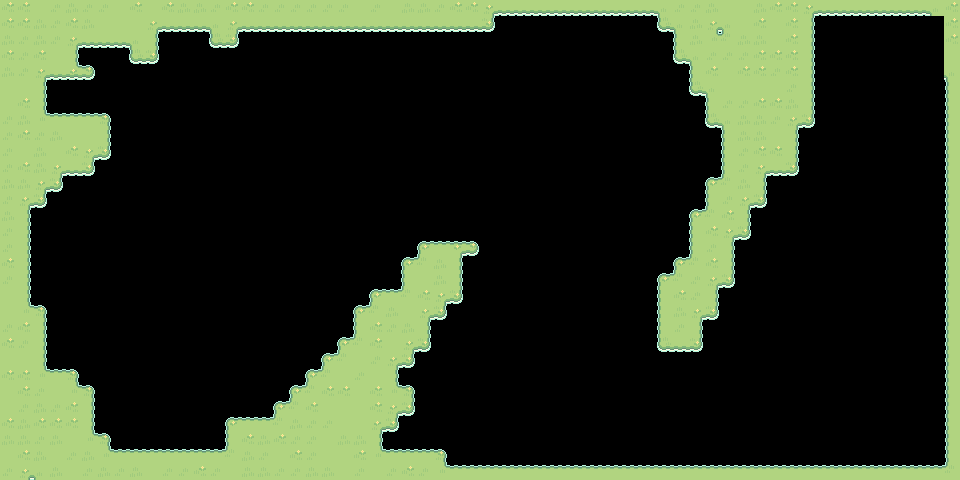

Tiled map render using the project's own tile images. Description and the whole map definition, tile-layer contents included, below:
An orthogonal 60x30 tile map with 16x16 px tiles, 1 tile layer (terrain), 2 tilesets and 3 objects (finish-line, ball-spawn).

<map version="1.10" tiledversion="1.12.2" orientation="orthogonal" renderorder="right-down" width="60" height="30" tilewidth="16" tileheight="16" infinite="0" nextlayerid="3" nextobjectid="7">
 <properties>
  <property name="boost_line-capacity" type="float" value="20000" />
  <property name="cannon-count" type="int" value="3" />
  <property name="line-capacity" type="float" value="20000" />
 </properties>
 <tileset firstgid="1" source="tileset.tsx" />
 <tileset firstgid="289" source="../background/images.tsx" />
 <objectgroup id="2" name="game" opacity="0.37">
  <object id="2" name="finish-line" x="825.515" y="18.2982">
   <polygon points="0,0 -5.51514,105.702 115.818,105.702 115.818,-2.29788" />
  </object>
  <object id="3" name="ball-spawn" x="180" y="126.667">
   <point />
  </object>
  <object id="6" gid="289" x="-0.333333" y="480.333" width="962" height="480.667" />
 </objectgroup>
 <layer id="1" name="terrain" width="60" height="30">
  <data encoding="csv">
15,15,13,16,14,16,16,13,15,13,15,14,14,16,15,15,16,16,16,16,16,16,13,16,13,14,14,16,15,15,55,82,82,82,82,82,82,82,82,82,82,54,16,16,14,13,13,14,15,15,55,82,82,82,82,82,82,82,54,15,
15,15,14,16,15,14,13,13,13,55,82,82,82,54,55,82,82,82,82,82,82,82,82,82,82,82,82,82,82,82,84,86,86,86,86,86,86,86,86,86,86,81,54,14,55,54,13,15,13,15,60,86,86,86,86,86,86,86,0,15,
14,16,14,16,55,82,82,82,54,60,86,86,86,81,84,86,86,86,86,86,86,86,86,86,86,86,86,86,86,86,86,86,86,86,86,86,86,86,86,86,86,86,33,14,31,30,14,14,13,15,60,86,86,86,86,86,86,86,0,15,
15,16,15,13,60,86,86,86,81,84,86,86,86,86,86,86,86,86,86,86,86,86,86,86,86,86,86,86,86,86,86,86,86,86,86,86,86,86,86,86,86,86,81,54,16,16,16,15,15,15,60,86,86,86,86,86,86,86,0,13,
14,16,55,82,79,76,86,86,86,86,86,86,86,86,86,86,86,86,86,86,86,86,86,86,86,86,86,86,86,86,86,86,86,86,86,86,86,86,86,86,86,86,86,33,15,13,15,15,16,15,60,86,86,86,86,86,86,86,0,54,
13,13,60,86,86,86,86,86,86,86,86,86,86,86,86,86,86,86,86,86,86,86,86,86,86,86,86,86,86,86,86,86,86,86,86,86,86,86,86,86,86,86,86,81,54,13,13,13,13,16,60,86,86,86,86,86,86,86,0,33,
13,15,60,86,86,86,86,86,86,86,86,86,86,86,86,86,86,86,86,86,86,86,86,86,86,86,86,86,86,86,86,86,86,86,86,86,86,86,86,86,86,86,86,86,33,16,16,15,15,14,60,86,86,86,86,86,86,86,86,33,
16,14,31,11,11,11,12,86,86,86,86,86,86,86,86,86,86,86,86,86,86,86,86,86,86,86,86,86,86,86,86,86,86,86,86,86,86,86,86,86,86,86,86,86,81,54,14,14,16,55,84,86,86,86,86,86,86,86,86,33,
16,15,16,14,13,13,60,86,86,86,86,86,86,86,86,86,86,86,86,86,86,86,86,86,86,86,86,86,86,86,86,86,86,86,86,86,86,86,86,86,86,86,86,86,86,33,14,14,13,60,86,86,86,86,86,86,86,86,86,33,
16,13,14,13,15,55,84,86,86,86,86,86,86,86,86,86,86,86,86,86,86,86,86,86,86,86,86,86,86,86,86,86,86,86,86,86,86,86,86,86,86,86,86,86,86,33,16,15,15,60,86,86,86,86,86,86,86,86,86,33,
16,15,14,55,82,84,86,86,86,86,86,86,86,86,86,86,86,86,86,86,86,86,86,86,86,86,86,86,86,86,86,86,86,86,86,86,86,86,86,86,86,86,86,86,86,33,16,55,82,84,86,86,86,86,86,86,86,86,86,33,
14,14,55,84,86,86,86,86,86,86,86,86,86,86,86,86,86,86,86,86,86,86,86,86,86,86,86,86,86,86,86,86,86,86,86,86,86,86,86,86,86,86,86,86,9,30,14,60,86,86,86,86,86,86,86,86,86,86,86,33,
16,55,84,86,86,86,86,86,86,86,86,86,86,86,86,86,86,86,86,86,86,86,86,86,86,86,86,86,86,86,86,86,86,86,86,86,86,86,86,86,86,86,86,86,33,16,55,84,86,86,86,86,86,86,86,86,86,86,86,33,
14,60,86,86,86,86,86,86,86,86,86,86,86,86,86,86,86,86,86,86,86,86,86,86,86,86,86,86,86,86,86,86,86,86,86,86,86,86,86,0,86,86,86,9,30,15,60,86,86,86,86,86,86,86,86,86,86,86,86,33,
16,60,86,86,86,86,86,86,86,86,86,86,86,86,86,86,86,86,86,86,86,86,86,86,86,86,86,86,86,86,86,86,86,86,86,86,86,86,86,86,86,86,86,33,15,55,84,86,86,86,86,86,86,86,86,86,86,86,86,33,
16,60,86,86,86,86,86,86,86,86,86,86,86,86,86,86,86,86,86,86,86,86,86,86,86,86,9,11,7,76,86,86,86,86,86,86,86,86,86,86,86,86,86,33,16,60,86,86,86,86,86,86,86,86,86,86,86,86,86,33,
15,60,86,86,86,86,86,86,86,86,86,86,86,86,86,86,86,86,86,86,86,86,86,86,86,9,30,14,60,86,86,86,86,86,86,86,86,86,86,86,86,86,9,30,15,60,86,86,86,86,86,86,86,86,86,86,86,86,86,33,
16,60,86,86,86,86,86,86,86,86,86,86,86,86,0,86,86,86,86,86,86,86,86,86,86,33,13,14,60,86,86,86,86,86,86,86,86,86,86,86,86,9,30,16,55,84,86,86,86,86,86,86,86,86,86,86,86,86,86,33,
13,60,86,86,86,86,86,86,86,86,86,86,86,0,86,86,86,86,86,86,86,86,86,9,11,30,15,55,84,86,86,86,86,86,86,86,86,86,86,86,86,33,15,16,60,86,86,86,86,86,86,86,86,86,86,86,86,86,86,33,
13,31,12,86,86,86,86,86,86,86,86,86,86,86,86,86,86,86,86,86,86,86,9,30,14,13,55,84,86,86,86,86,86,86,86,86,86,86,86,86,86,33,14,55,84,86,86,86,86,86,86,86,86,86,86,86,86,86,86,33,
16,15,60,86,86,86,86,86,86,86,86,86,86,86,86,86,86,86,86,86,86,86,33,15,16,14,60,86,86,86,86,86,86,86,86,86,86,86,86,86,86,33,16,60,86,86,86,86,86,86,86,86,86,86,86,86,86,86,86,33,
15,16,60,86,86,86,86,86,86,86,86,86,86,86,86,86,86,86,86,86,86,9,30,15,13,55,84,86,86,86,86,86,86,86,86,86,86,86,86,86,86,81,82,84,86,86,86,86,86,86,86,86,86,86,86,86,86,86,86,33,
13,13,60,86,86,86,86,86,86,86,86,86,86,86,86,86,86,86,86,86,9,30,13,16,55,84,86,86,86,86,86,86,86,86,86,86,86,86,86,86,86,86,86,86,86,86,86,86,86,86,86,86,86,86,86,86,86,86,86,33,
15,15,31,11,12,86,86,86,86,86,86,86,86,86,86,86,86,86,86,9,30,13,16,13,60,86,86,86,86,86,86,86,86,86,86,86,86,86,86,86,86,86,86,86,86,86,86,86,86,86,86,86,86,86,86,86,86,86,86,33,
13,15,16,13,31,12,86,86,86,86,86,86,86,86,86,86,86,86,9,30,15,15,13,15,31,12,86,86,86,86,86,86,86,86,86,86,86,86,86,86,86,86,86,86,86,86,86,86,86,86,86,86,86,86,86,86,86,86,86,33,
13,16,14,16,15,60,86,86,86,86,86,86,86,86,86,86,86,9,30,15,13,13,13,15,55,84,86,86,86,86,86,86,86,86,86,86,86,86,86,86,86,86,86,86,86,86,86,86,86,86,86,86,86,86,86,86,86,86,86,33,
15,14,15,15,15,60,86,86,86,86,86,86,86,86,9,11,11,30,14,16,16,13,13,55,84,86,86,86,86,86,86,86,86,86,86,86,86,86,86,86,86,86,86,86,86,86,86,86,86,86,86,86,86,86,86,86,86,86,86,33,
14,14,16,14,13,31,12,86,86,86,86,86,86,86,33,15,14,15,16,16,13,14,14,60,86,86,86,86,86,86,86,86,86,86,86,86,86,86,86,86,86,86,86,86,86,86,86,86,86,86,86,86,86,86,86,86,86,86,86,33,
13,15,14,13,16,14,31,11,11,11,11,11,11,11,30,14,16,13,15,16,13,13,15,31,11,11,11,12,86,86,86,86,86,86,86,86,86,86,86,86,86,86,86,86,86,86,86,86,86,86,86,86,86,86,86,86,86,86,86,33,
16,55,54,14,13,16,14,16,14,13,16,16,15,16,13,14,14,16,16,14,14,13,16,13,16,15,16,31,11,11,11,11,11,11,11,11,11,11,11,11,11,11,11,11,11,11,11,11,11,11,11,11,11,11,11,11,11,11,11,30
</data>
 </layer>
</map>
